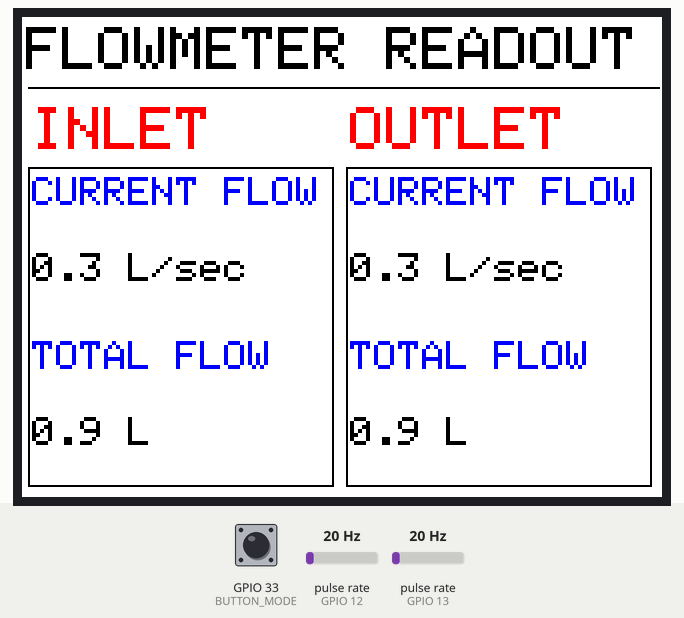
Recording of a sketch running on a simulated ESP32. Parts: 320×240 colour display. Wiring (inferred from the names in the program): 2 × pulse sensor: data GPIO 12 / data GPIO 13. The inputs (shaded band) are chosen by the test bench; at power-on: GPIO 33 (BUTTON_MODE) HIGH, pulse rate (sensors on GPIO 12, GPIO 13) 20 Hz. WiFi joins after 1.5 s; servers stay silent unless stated; storage starts empty; what the sketch prints to the serial monitor is not drawn.

Above: at 4.5 s.
4.6 s: GPIO 33 (BUTTON_MODE) pulled LOW for 0.15 s
At 6.0 s:
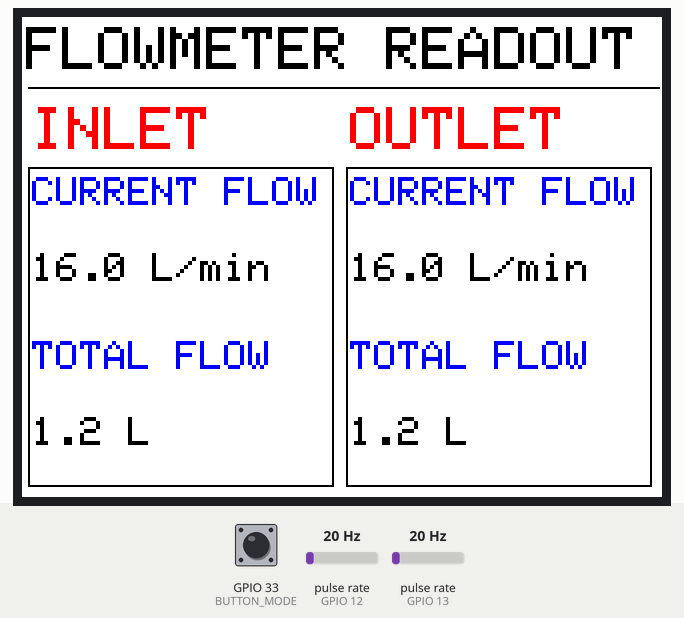
7.7 s: GPIO 33 (BUTTON_MODE) pulled LOW for 0.15 s
At 9.2 s:
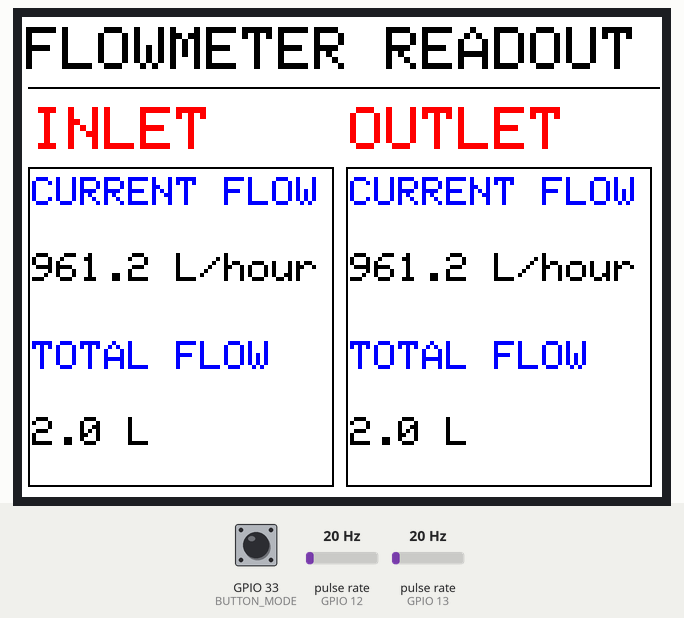
10.8 s: pulse rate (sensor on GPIO 12) set to 4 Hz
At 11.9 s:
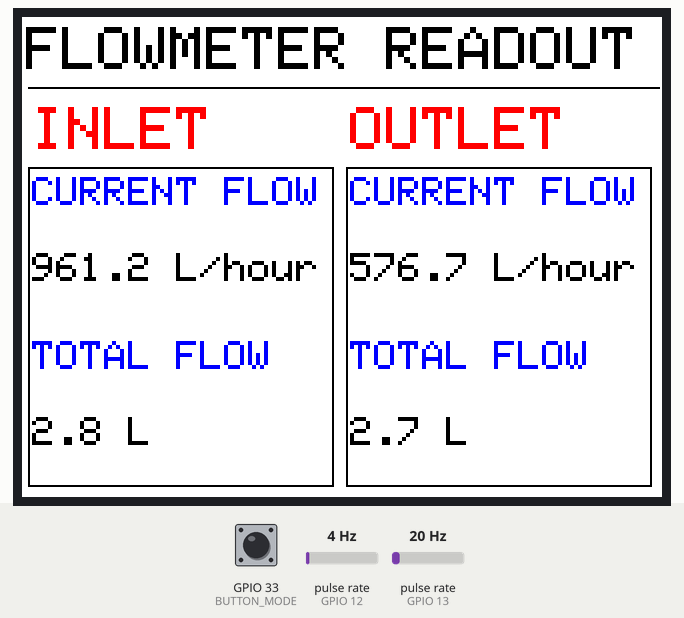
13.8 s: pulse rate (sensor on GPIO 13) set to 4 Hz
At 15.2 s:
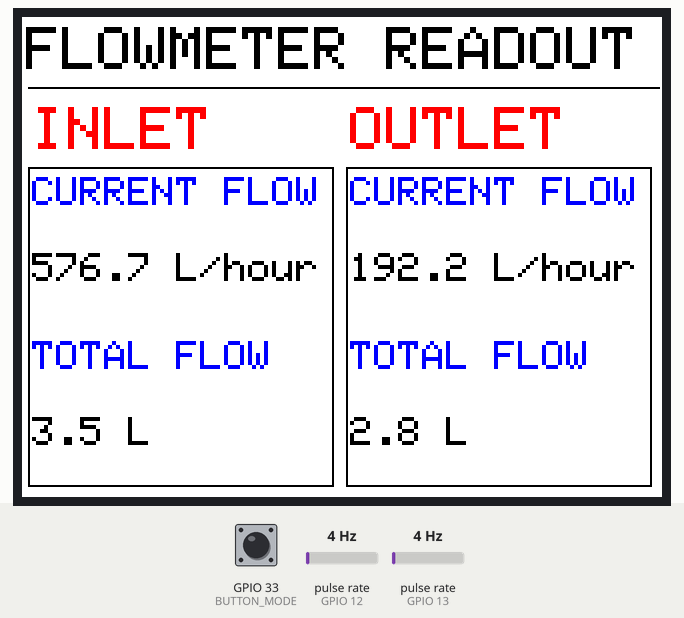
16.8 s: GPIO 33 (BUTTON_MODE) pulled LOW for 1 s
At 17.7 s:
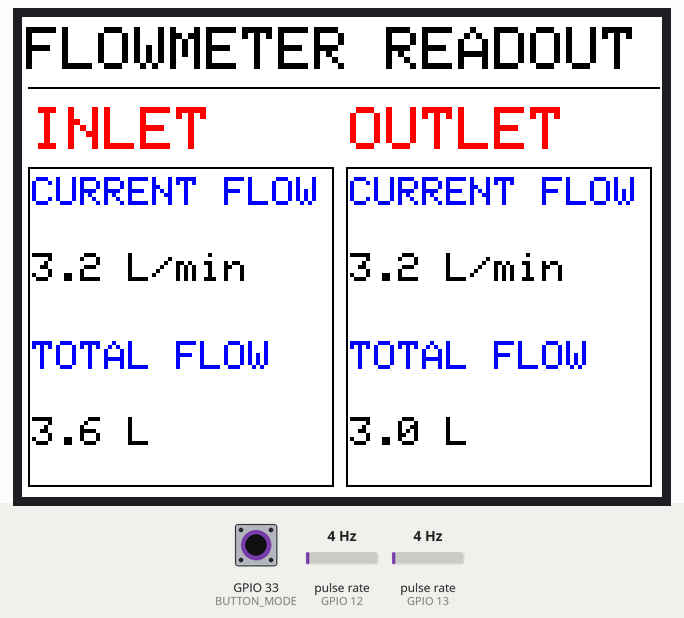
19.9 s: pulse rate (sensor on GPIO 12) set to 50 Hz
At 21.2 s:
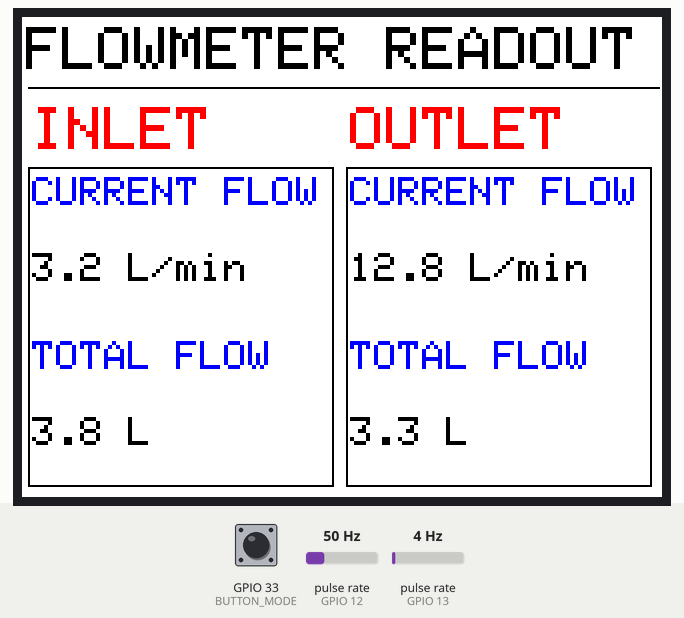
Timing chart, 0 to 22.9 s (numbered marks = the images above; inputs shaded):
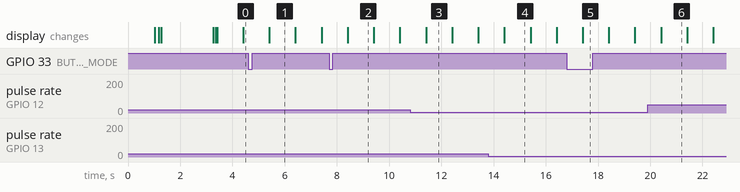

Measured:
- after the input at 4.6 s, the display: changes after 0.81 s (image 1)
- after the input at 7.7 s, the display: changes after 0.71 s (image 2)
- what the display in image 1 shows lasts 1.0 s, from 5.4 s to 6.4 s

The sketch:

esp32_dual_flowmeter_thingspeak_v1.1_tft.ino
```cpp
//code for v1.1 TFT display (Adafruit_ST7789.h)

#include <SPI.h>
#include <SD.h>
#include <WiFi.h>
#include <Adafruit_GFX.h>
#include <Adafruit_ST7789.h>
#include <HTTPClient.h>
#include <Fonts/FreeSansBoldOblique24pt7b.h>

// --- Pin Definitions ---
#define SD_CS        4    // SD card chip select
#define TFT_CS       5    // TFT chip select
#define TFT_DC       16
#define TFT_RST      17

// Flow sensor pins
#define SENSOR_INLET     13
#define SENSOR_OUTLET    12

// Push button pin
#define BUTTON_MODE      33   // Button to change display mode

// WiFi credentials
const char* ssid = "iPhone";
const char* password = "1111111111";

unsigned long lastWiFiAttempt = 0;

// Timing & calibration for flow sensors
unsigned long currentMillis = 0;
unsigned long previousMillis = 0;
const int interval = 1000;
const float inletCalibrationFactor = 74.905;
const float outletCalibrationFactor = 74.905;

// Inlet variables
volatile byte pulseCountInlet;
byte pulse1SecInlet = 0;
float flowRateInlet = 0.0;
float flowLitresInlet = 0;
float totalLitresInlet = 0.0;
unsigned long totalPulseCountInlet = 0;
String lastPumpStatusInlet = "OFF";

// Outlet variables
volatile byte pulseCountOutlet;
byte pulse1SecOutlet = 0;
float flowRateOutlet = 0.0;
float flowLitresOutlet = 0;
float totalLitresOutlet = 0.0;
unsigned long totalPulseCountOutlet = 0;
String lastPumpStatusOutlet = "OFF";

// --- Display State and Mode ---
enum UnitMode { LPS, LPM, LPH };
UnitMode currentMode = LPS; // initial display mode

// Debounce settings for push button
unsigned long lastDebounceDisplay = 0;
unsigned long lastDebounceMode = 0;
const unsigned long debounceDelay = 500; // milliseconds

// ThingSpeak settings
const unsigned long thingSpeakInterval = 300000;
unsigned long lastThingSpeakUpdate = 0;
const char* thingspeakServer = "http://api.thingspeak.com";
const char* thingSpeakWriteAPIKey = "WPFY9MS2R1GJJQGU";

// --- TFT Display ---
Adafruit_ST7789 tft = Adafruit_ST7789(TFT_CS, TFT_DC, TFT_RST);

// --- SD File ---
File myFile;
const char* filename = "/flow_data.txt";

volatile uint32_t lastUsInlet = 0;
volatile uint32_t lastUsOutlet = 0;

const uint32_t MIN_GAP_US = 0;

// --- Forward declaration of functions ---
void loadVolumesFromSD();
float convertFlowRate(float rate_Lps);
String getUnitLabel();
void writeToSD(float rate, float volume, unsigned long pulse, const String& status, const String& type);
void drawUILayout();
void updateDynamicFields(float currentFlowInlet, float totalFlowInlet,
                         float currentFlowOutlet, float totalFlowOutlet);
void tryWiFiConnect();
void checkPushButtons();
void showSplash();

void updateThingSpeak(float totalLitresInlet, float totalLitresOutlet) {
  HTTPClient http;
  String url = String(thingspeakServer) + "/update?api_key=" + thingSpeakWriteAPIKey +
               "&field1=" + String(totalLitresInlet, 2) +
               "&field2=" + String(totalLitresOutlet, 2);

  http.begin(url);
  int httpResponseCode = http.GET();

  if (httpResponseCode > 0) {
    Serial.print("ThingSpeak update successful, code: ");
    Serial.println(httpResponseCode);
  } else {
    Serial.print("ThingSpeak update failed, error: ");
    Serial.println(http.errorToString(httpResponseCode).c_str());
  }
  http.end();
}

void IRAM_ATTR pulseCounterInlet() {
  uint32_t now = micros();
  if (now - lastUsInlet > MIN_GAP_US){
    pulseCountInlet++;
    totalPulseCountInlet++;
    lastUsInlet = now;
  }
}

void IRAM_ATTR pulseCounterOutlet() {
  uint32_t now = micros();
  if (now - lastUsOutlet > MIN_GAP_US){
    pulseCountOutlet++;
    totalPulseCountOutlet++;
    lastUsOutlet = now;
  }
}

void loadVolumesFromSD() {
  if (SD.exists(filename)) {
    myFile = SD.open(filename, FILE_READ);
    if (!myFile) {
      Serial.println("Error opening file for reading.");
      return;
    }
    String line;
    float lastInletVolume = 0.0;
    float lastOutletVolume = 0.0;
    while (myFile.available()) {
      line = myFile.readStringUntil('\n');
      line.trim();
      if (line.length() > 0) {
        if (line.startsWith("Inlet -")) {
          int idx = line.indexOf("Total volume in L:");
          if (idx != -1) {
            int start = idx + String("Total volume in L:").length();
            int end = line.indexOf(" L", start);
            if (end != -1) {
              String volStr = line.substring(start, end);
              lastInletVolume = volStr.toFloat();
            }
          }
        }
        else if (line.startsWith("Outlet -")) {
          int idx = line.indexOf("Total volume in L:");
          if (idx != -1) {
            int start = idx + String("Total volume in L:").length();
            int end = line.indexOf(" L", start);
            if (end != -1) {
              String volStr = line.substring(start, end);
              lastOutletVolume = volStr.toFloat();
            }
          }
        }
      }
    }
    myFile.close();
    totalLitresInlet = lastInletVolume;
    totalLitresOutlet = lastOutletVolume;
    Serial.print("Loaded Inlet Volume: ");
    Serial.println(totalLitresInlet);
    Serial.print("Loaded Outlet Volume: ");
    Serial.println(totalLitresOutlet);
  } else {
    myFile = SD.open(filename, FILE_WRITE);
    if (myFile) {
      myFile.println("Flow Data Log Initialized");
      myFile.close();
      Serial.println("File created and initial volumes set to zero.");
    } else {
      Serial.println("Failed to create log file.");
    }
  }
}

void tryWiFiConnect() {
  if (WiFi.status() != WL_CONNECTED) {
    unsigned long now = millis();
    if (now - lastWiFiAttempt > 5000) {
      Serial.println("Trying to connect to WiFi...");
      WiFi.begin(ssid, password);
      lastWiFiAttempt = now;
    }
  }
}

void writeToSD(float rate, float volume, unsigned long pulse, const String& status, const String& type) {
  myFile = SD.open(filename, FILE_APPEND);
  if (myFile) {
    myFile.print(type); myFile.print(" - Flow rate: ");
    myFile.print(rate, 2); myFile.print(" unit, Total volume in L: ");
    myFile.print(volume, 2); myFile.print(" L, Total Pulse: ");
    myFile.print(pulse); myFile.print(", Pump Status: ");
    myFile.println(status);
    myFile.close();
  } else {
    Serial.println("Failed to open SD file for writing.");
  }
}

// =======================================================
// ===          MANUALLY INVERTED COLORS HERE          ===
// =======================================================

void drawUILayout() {
  // Background set to WHITE (inverted from BLACK)
  tft.fillScreen(ST77XX_WHITE);
  tft.setTextSize(3);
  // Main title set to BLACK (inverted from WHITE)
  tft.setTextColor(ST77XX_BLACK);
  tft.setCursor(2, 5);
  tft.println("FLOWMETER READOUT");
  tft.drawLine(3, 35, 318, 35, ST77XX_BLACK); // Line set to BLACK
  tft.setTextSize(3);
  // Inlet/Outlet set to RED (inverted from CYAN)
  tft.setTextColor(ST77XX_RED);
  tft.setCursor(5, 45);
  tft.println("INLET");
  tft.setCursor(164, 45);
  tft.println("OUTLET");
  tft.setTextSize(2);
  // Labels set to BLUE (inverted from YELLOW)
  tft.setTextColor(ST77XX_BLUE);
  tft.setCursor(5, 80);
  tft.println("CURRENT FLOW");
  tft.setCursor(5, 162);
  tft.println("TOTAL FLOW");
  tft.setCursor(164, 80);
  tft.println("CURRENT FLOW");
  tft.setCursor(164, 162);
  tft.println("TOTAL FLOW");
  // Rectangles set to BLACK (inverted from WHITE)
  tft.drawRect(3, 75, 153, 160, ST77XX_BLACK);
  tft.drawRect(162, 75, 153, 160, ST77XX_BLACK);
}

float convertFlowRate(float rate_Lps) {
  if (currentMode == LPS)
    return rate_Lps;
  else if (currentMode == LPM)
    return rate_Lps * 60.0;
  else if (currentMode == LPH)
    return rate_Lps * 3600.0;
  return rate_Lps;
}

String getUnitLabel() {
  if (currentMode == LPS)
    return "L/sec";
  else if (currentMode == LPH)
    return "L/hour";
  else
    return "L/min";
}

void updateDynamicFields(float currentFlowInlet, float totalFlowInlet,
                         float currentFlowOutlet, float totalFlowOutlet) {
  String unitLabel = getUnitLabel();
  // FillRect set to WHITE (inverted from BLACK)
  tft.fillRect(5, 118, 150, 20, ST77XX_WHITE);
  tft.fillRect(5, 200, 150, 20, ST77XX_WHITE);
  tft.setTextSize(2);
  // Data values set to BLACK (inverted from WHITE)
  tft.setTextColor(ST77XX_BLACK);
  tft.setCursor(5, 118);
  tft.print(currentFlowInlet, 1);
  tft.print(" ");
  tft.print(unitLabel);
  tft.setCursor(5, 200);
  tft.print(totalFlowInlet, 1);
  tft.print(" L");

  // FillRect set to WHITE (inverted from BLACK)
  tft.fillRect(164, 118, 150, 20, ST77XX_WHITE);
  tft.fillRect(164, 200, 150, 20, ST77XX_WHITE);
  tft.setCursor(164, 118);
  tft.print(currentFlowOutlet, 1);
  tft.print(" ");
  tft.print(unitLabel);
  tft.setCursor(164, 200);
  tft.print(totalFlowOutlet, 1);
  tft.print(" L");
}

void showSplash(){
  // Splash screen manually inverted
  tft.fillScreen(ST77XX_WHITE); // WHITE background
  tft.setFont(&FreeSansBoldOblique24pt7b);
  tft.setTextColor(ST77XX_BLACK, ST77XX_WHITE); // BLACK text
  const char* msg = "HAZ LABS";
  int16_t x1, y1;
  uint16_t w, h;
  tft.getTextBounds(msg, 0, 0, &x1, &y1, &w, &h);
  uint16_t screenW = 320, screenH = 240;
  int16_t cx = (screenW - w)/2 - x1;
  int16_t cy = (screenH + h)/2 - y1;
  tft.setCursor(cx, cy);
  tft.print(msg);
  delay(2000);
  tft.setFont(NULL);
}


void setup() {
  Serial.begin(115200);
  delay(1000);

  pinMode(TFT_CS, OUTPUT); digitalWrite(TFT_CS, HIGH);
  pinMode(SD_CS, OUTPUT); digitalWrite(SD_CS, HIGH);

  pinMode(SENSOR_INLET, INPUT_PULLUP);
  pinMode(SENSOR_OUTLET, INPUT_PULLUP);
  attachInterrupt(digitalPinToInterrupt(SENSOR_INLET), pulseCounterInlet, FALLING);
  attachInterrupt(digitalPinToInterrupt(SENSOR_OUTLET), pulseCounterOutlet, FALLING);

  pinMode(BUTTON_MODE, INPUT_PULLUP);

  WiFi.mode(WIFI_STA);
  tryWiFiConnect();

  if (!SD.begin(SD_CS)) {
    Serial.println("SD Card initialization failed!");
  } else {
    Serial.println("SD Card initialized.");
    loadVolumesFromSD();
  }

  tft.init(240, 320);
  tft.setRotation(1); // Set display rotation


  showSplash();
  drawUILayout();
}

void checkPushButtons() {
  if (digitalRead(BUTTON_MODE) == LOW) {
    if (millis() - lastDebounceMode > debounceDelay) {
      if (currentMode == LPS)
        currentMode = LPM;
      else if (currentMode == LPM)
        currentMode = LPH;
      else
        currentMode = LPS;
      Serial.print("Display mode changed to: ");
      Serial.println(getUnitLabel());
      lastDebounceMode = millis();
    }
  }
}

void loop() {
  currentMillis = millis();
  tryWiFiConnect();
  checkPushButtons();

  if (currentMillis - previousMillis >= interval) {
    pulse1SecInlet = pulseCountInlet;
    pulseCountInlet = 0;
    flowRateInlet = ((1000.0 / interval) * pulse1SecInlet) / inletCalibrationFactor;
    float displayFlowInlet = convertFlowRate(flowRateInlet);
    flowLitresInlet = flowRateInlet;
    totalLitresInlet += flowLitresInlet;
    String pumpStatusInlet = (flowRateInlet > 0.0) ? "ON" : "OFF";

    pulse1SecOutlet = pulseCountOutlet;
    pulseCountOutlet = 0;
    flowRateOutlet = ((1000.0 / interval) * pulse1SecOutlet) / outletCalibrationFactor;
    float displayFlowOutlet = convertFlowRate(flowRateOutlet);
    flowLitresOutlet = flowRateOutlet;
    totalLitresOutlet += flowLitresOutlet;
    String pumpStatusOutlet = (flowRateOutlet > 0.0) ? "ON" : "OFF";

    previousMillis = currentMillis;

    Serial.println("=== FLOW DATA ===");
    Serial.print("Inlet  - Flow: "); Serial.print(flowRateInlet, 2);
    Serial.print(" L/sec, Display Flow: "); Serial.print(displayFlowInlet, 2);
    Serial.print(" "); Serial.print(getUnitLabel());
    Serial.print(", Total: "); Serial.print(totalLitresInlet, 2);
    Serial.print(" L, Pulses: "); Serial.print(totalPulseCountInlet);
    Serial.print(", Pump Status: "); Serial.println(pumpStatusInlet);

    Serial.print("Outlet - Flow: "); Serial.print(flowRateOutlet, 2);
    Serial.print(" L/sec, Display Flow: "); Serial.print(displayFlowOutlet, 2);
    Serial.print(" "); Serial.print(getUnitLabel());
    Serial.print(", Total: "); Serial.print(totalLitresOutlet, 2);
    Serial.print(" L, Pulses: "); Serial.print(totalPulseCountOutlet);
    Serial.print(", Pump Status: "); Serial.println(pumpStatusOutlet);
    Serial.println("=================\n");

    if (flowRateInlet > 0.0 || lastPumpStatusInlet == "ON") {
      writeToSD(flowRateInlet, totalLitresInlet, totalPulseCountInlet, pumpStatusInlet, "Inlet");
      lastPumpStatusInlet = pumpStatusInlet;
    }

    if (flowRateOutlet > 0.0 || lastPumpStatusOutlet == "ON") {
      writeToSD(flowRateOutlet, totalLitresOutlet, totalPulseCountOutlet, pumpStatusOutlet, "Outlet");
      lastPumpStatusOutlet = "ON";
    }

    if (currentMillis - lastThingSpeakUpdate >= thingSpeakInterval) {
      updateThingSpeak(totalLitresInlet, totalLitresOutlet);
      lastThingSpeakUpdate = currentMillis;
    }


    updateDynamicFields(displayFlowInlet, totalLitresInlet,
                        displayFlowOutlet, totalLitresOutlet);
  }
}
```
